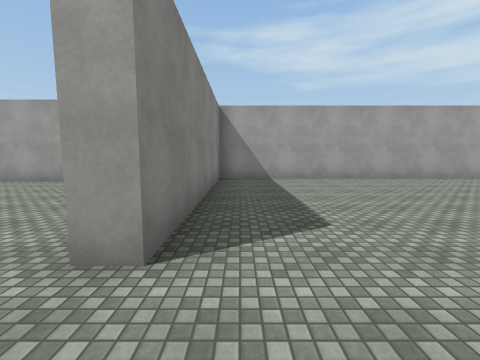
View 1 (above)

24 first-person views from a walk through a Unity game level. The camera is 1.5 m above the floor, tilts 6° down and sees 90° across. The floor is counted in squares, 2 m on a side. Each view is taken from the middle of a square. On the plan, view 1 faces up. The plan holds only what a view shows up to about 9 squares ahead; the rest is blank. The place goes on beyond the plan. The player is left out. Surface patterns are stand-ins for the level's own textures.

View 2
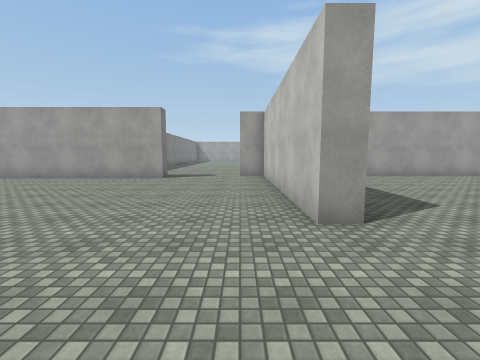

View 3
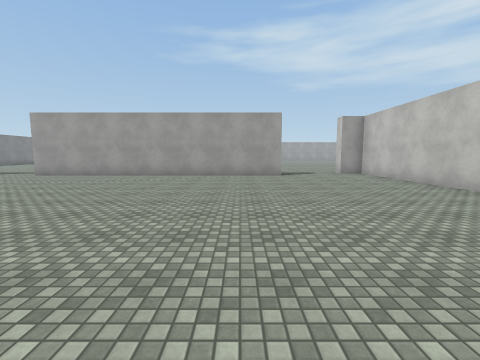

View 4
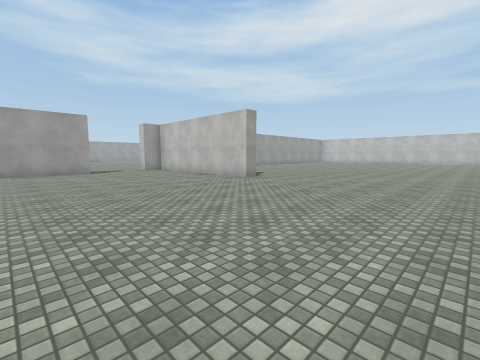

View 5
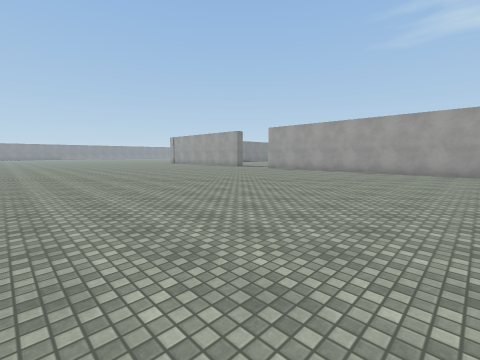

View 6
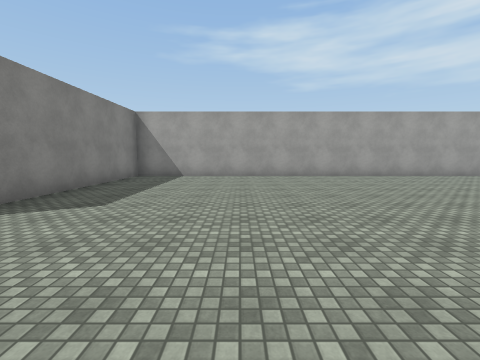

View 7
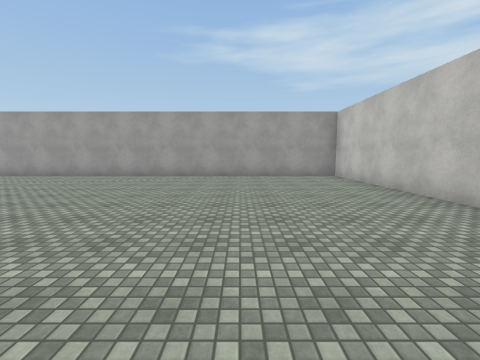

View 8
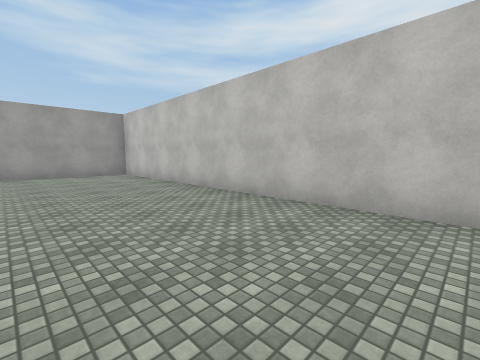

View 9
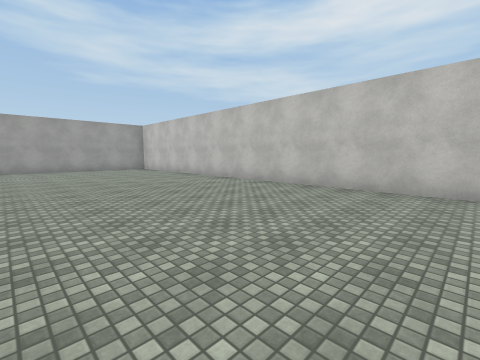

View 10
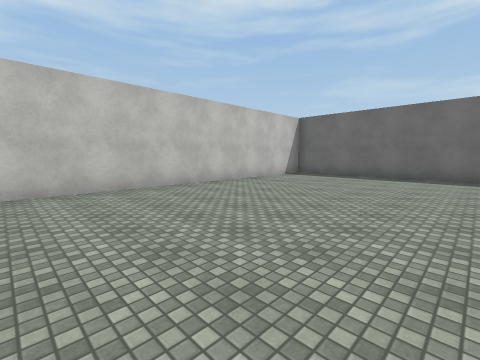

View 11
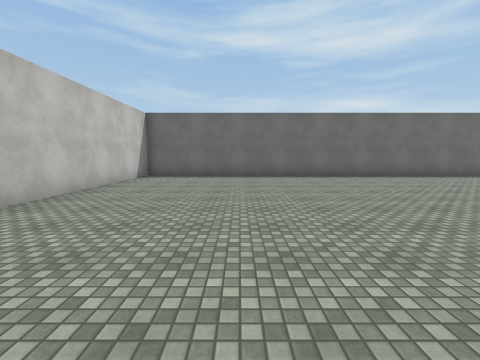

View 12
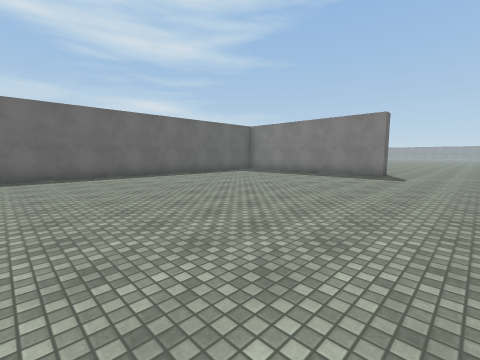

View 13
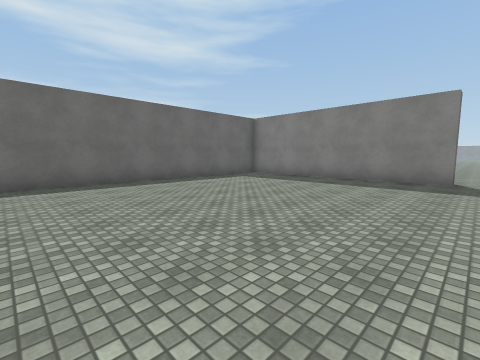

View 14
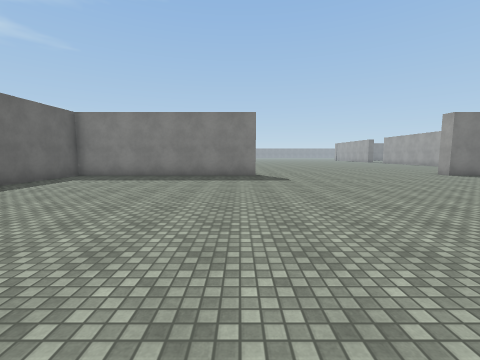

View 15
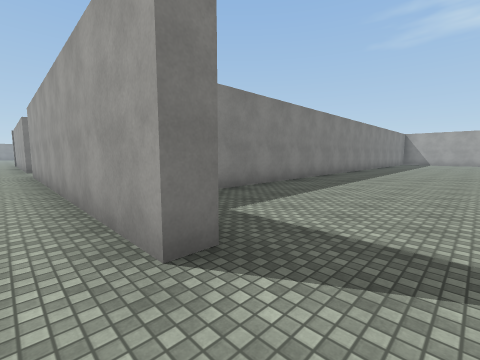

View 16
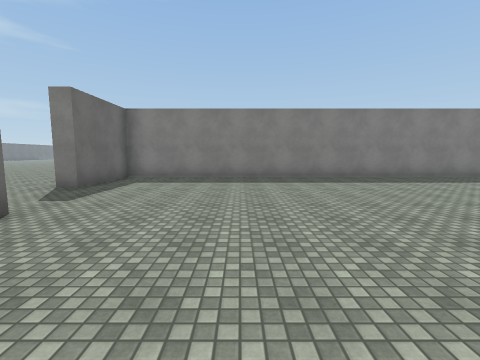

View 17
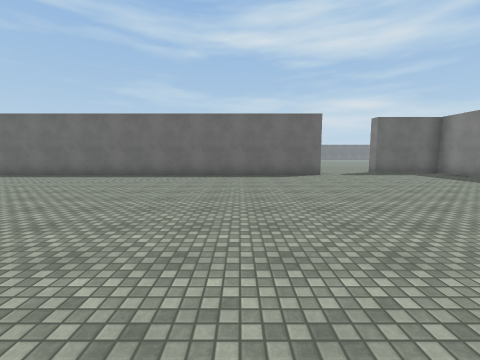

View 18
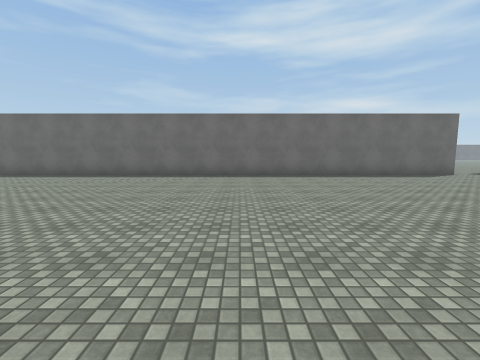

View 19
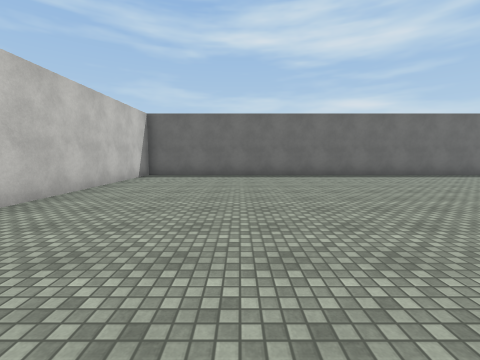

View 20
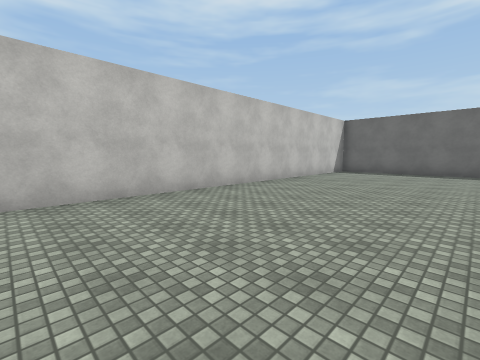

View 21
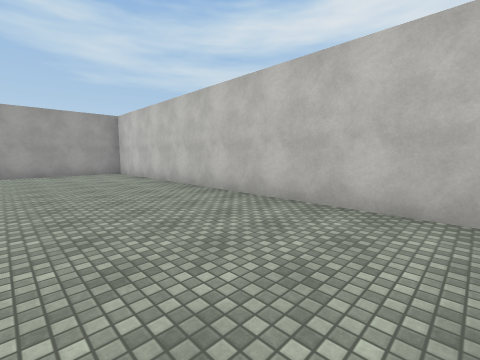

View 22
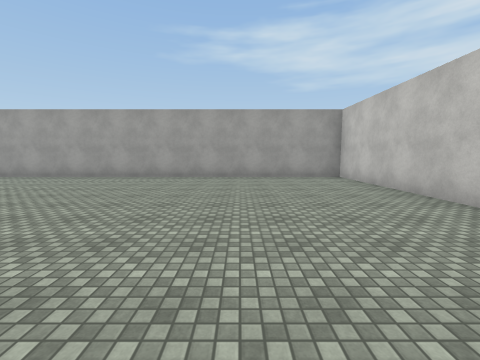

View 23
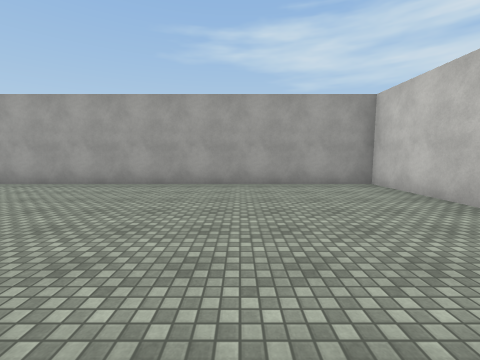

View 24
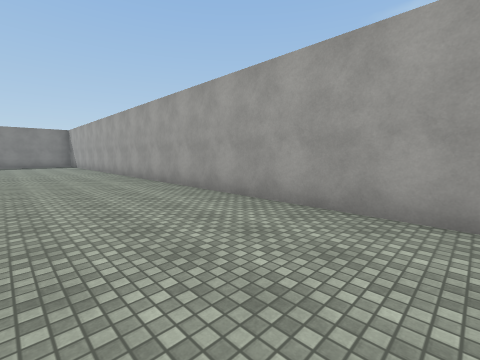

### Floor plan
Points are (right, up) in squares from view 1. A wall is a line through its corners. A room is listed if a view was taken in it or the views show most of it. See-through windows are left out.
Room 1 (views 1, 2, 3, 4, 5, 6, 7, 8, 9, 10, 11, 12, 13, 14, 15)
walls: (-1.2, -5.4) (-0.6, -5.4) (-0.6, -11.8) (16.4, -11.8) (16.4, 7.5) (-0.6, 7.5) (-0.6, 1.6) (-1.1, 1.6) (-1.1, 7.5) (-2, 7.5); (-4.5, 7.3) (-4.5, 6.8) (-12.5, 6.8)
ways out: opening at (-3.5, 7) to room 2
Room 2 (views 16, 17, 18, 19, 20, 21, 22, 23, 24)
walls: (-7, 19.1) (-7, 7.3) (-4.5, 7.3); (-2.1, 8.1) (16.4, 8.1) (16.4, 27.2) (1.4, 27.2)
ways out: opening at (-3.5, 7) to room 1

Where each view was taken, in squares from view 1:
view 1: 0 up, 0 right, facing up
view 2: 1 down, 2 left, facing up
view 3: 2 down, 6 left, facing up
view 4: 4 down, 7 left, facing up-right
view 5: 4 down, 5 left, facing up-left
view 6: 1 down, 3 right, facing up
view 7: 1 down, 13 right, facing up
view 8: 2 down, 13 right, facing up-right
view 9: 5 down, 11 right, facing up-right
view 10: 3 down, 11 right, facing down-right
view 11: 3 down, 13 right, facing down
view 12: 3 down, 9 right, facing down-left
view 13: 5 down, 7 right, facing down-left
view 14: 6 down, 8 right, facing left
view 15: 6 up, 3 left, facing up-left
view 16: 11 up, 1 right, facing left
view 17: 17 up, 1 right, facing down
view 18: 17 up, 6 right, facing down
view 19: 17 up, 13 right, facing down
view 20: 19 up, 12 right, facing down-right
view 21: 17 up, 13 right, facing up-right
view 22: 19 up, 13 right, facing up
view 23: 21 up, 13 right, facing up
view 24: 24 up, 11 right, facing up-left
